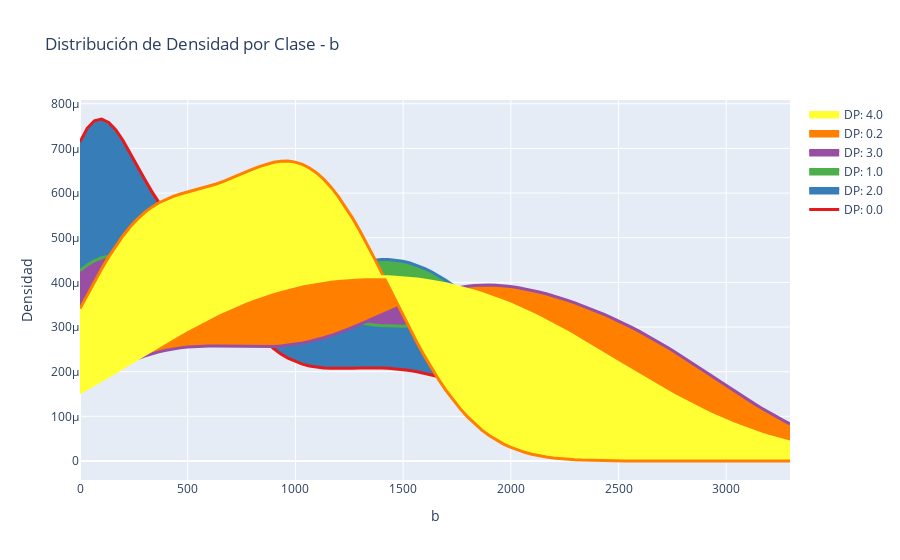

Notebook code for this chart:
### Markdown cell above
### 3.5 Densidad

### Code cell
visualization.plot_interactive_density_multiclass(datos_imputados, column= 'b', class_column='DP')
